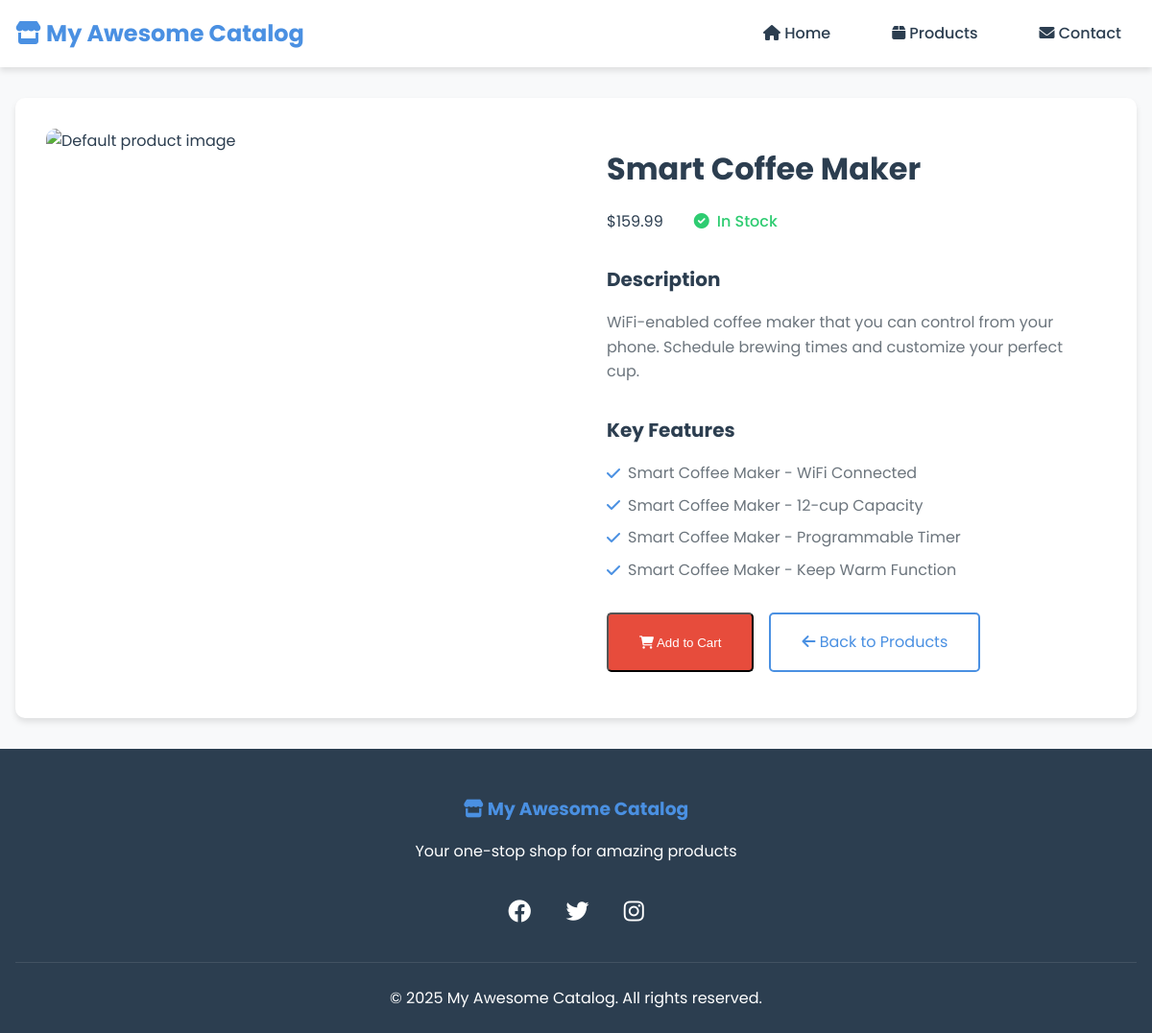
/product/5/, run on the app's committed database.
### catalog/models.py (models this page shows, shortened)
class Product(models.Model):
    name = models.CharField(max_length=200)
    description = models.TextField()
    price = models.DecimalField(max_digits=10, decimal_places=2, validators=[MinValueValidator(0)])
    image = models.ImageField(upload_to='products/', null=True, blank=True)
    in_stock = models.BooleanField(default=True)
    created_at = models.DateTimeField(auto_now_add=True)
    updated_at = models.DateTimeField(auto_now=True)
    category = models.CharField(max_length=100, choices=[
        ('electronics', 'Electronics'),
        ('clothing', 'Clothing'),
        ('books', 'Books'),
        ('home', 'Home & Living'),
        ('sports', 'Sports & Outdoors'),
    ])
    class Meta:
        ordering = ['-created_at']

class ProductFeature(models.Model):
    product = models.ForeignKey(Product, related_name='features', on_delete=models.CASCADE)
    feature = models.CharField(max_length=200)
    def __str__(self):
        return f"{self.product.name} - {self.feature}"

### catalog/views.py (the view)
# urls.py: path('product/<int:product_id>/', views.product_detail, name='product_detail'),
def product_detail(request, product_id):
    product = get_object_or_404(Product, id=product_id)
    related_products = Product.objects.filter(category=product.category).exclude(id=product_id)[:3]
    context = {
        'product': product,
        'related_products': related_products
    }
    return render(request, 'catalog/product_detail.html', context)

### catalog/templates/catalog/product_detail.html (shortened to what this page needs)
{% load static %}
<!DOCTYPE html>
<html lang="en">
<head>
    <link rel="stylesheet" href="https://cdnjs.cloudflare.com/ajax/libs/font-awesome/6.0.0/css/all.min.css">
    <link rel="stylesheet" type="text/css" href="{% static 'catalog/css/style.css' %}">
</head>
<body>
    <header class="header">
        <div class="header-content">
            <h1><i class="fas fa-store"></i> My Awesome Catalog</h1>
            <nav class="main-nav">
                <ul>
                    <li><a href="/"><i class="fas fa-home"></i> Home</a></li>
                    <li><a href="/product/"><i class="fas fa-box"></i> Products</a></li>
                    <li><a href="/contact/"><i class="fas fa-envelope"></i> Contact</a></li>
                </ul>
            </nav>
        </div>
    </header>
    <main class="container">
        <div class="product-detail">
            <div class="product-detail-image">
                {% if product.image %}
                <img src="{{ product.image.url }}" alt="{{ product.name }}">
                {% else %}
                <img src="{% static 'catalog/images/default-product.jpg' %}" alt="Default product image">
                {% endif %}
            </div>
            <div class="product-detail-info">
                <h2>{{ product.name }}</h2>
                <div class="product-meta">
                    <span class="price">${{ product.price }}</span>
                    <span class="stock {% if product.in_stock %}in-stock{% else %}out-of-stock{% endif %}">
                        <i class="fas {% if product.in_stock %}fa-check-circle{% else %}fa-times-circle{% endif %}"></i>
                        {% if product.in_stock %}In Stock{% else %}Out of Stock{% endif %}
                    </span>
                </div>
                <div class="product-description">
                    <h3>Description</h3>
                    <p>{{ product.description }}</p>
                </div>
                <div class="product-features">
                    <h3>Key Features</h3>
                    <ul>
                        {% for feature in product.features.all %}
                        <li><i class="fas fa-check"></i> {{ feature }}</li>
                        {% endfor %}
                    </ul>
                </div>
                <div class="product-actions">
                    {% if product.in_stock %}
                    <button class="cta-button"><i class="fas fa-shopping-cart"></i> Add to Cart</button>
                    {% endif %}
                    <a href="/product/" class="secondary-button"><i class="fas fa-arrow-left"></i> Back to Products</a>
                </div>
            </div>
        </div>
    </main>
    <footer class="footer">
        <div class="footer-content">
            <div class="footer-info">
                <h3><i class="fas fa-store"></i> My Awesome Catalog</h3>
                <p>Your one-stop shop for amazing products</p>
            </div>
            <div class="footer-social">
                <a href="#"><i class="fab fa-facebook"></i></a>
                <a href="#"><i class="fab fa-twitter"></i></a>
                <a href="#"><i class="fab fa-instagram"></i></a>
            </div>
            <div class="footer-bottom">
                <p>&copy; 2025 My Awesome Catalog. All rights reserved.</p>
            </div>
        </div>
    </footer>
</body>
</html>

### catalog/static/catalog/css/style.css (style rules this page uses)
:root { --primary-color: #4a90e2; --secondary-color: #2c3e50; --accent-color: #e74c3c; --background-color: #f8f9fa; --text-color: #2c3e50; --text-light: #6c757d; --white: #ffffff; --shadow: 0 4px 6px rgba(0, 0, 0, 0.1); --transition: all 0.3s ease; }
* { margin: 0; padding: 0; box-sizing: border-box; }
body { font-family: 'Poppins', sans-serif; line-height: 1.6; color: var(--text-color); background-color: var(--background-color); }
.header { background-color: var(--white); box-shadow: var(--shadow); position: sticky; top: 0; z-index: 1000; }
.header-content { max-width: 1200px; margin: 0 auto; padding: 1rem; display: flex; justify-content: space-between; align-items: center; }
.header h1 { font-size: 1.5rem; color: var(--primary-color); }
.main-nav ul { display: flex; gap: 2rem; list-style: none; }
.main-nav a { text-decoration: none; color: var(--text-color); font-weight: 500; padding: 0.5rem 1rem; border-radius: 4px; transition: var(--transition); }
.container { max-width: 1200px; margin: 2rem auto; padding: 0 1rem; }
.cta-button { display: inline-block; padding: 1rem 2rem; background-color: var(--accent-color); color: var(--white); text-decoration: none; border-radius: 5px; transition: var(--transition); }
.in-stock { color: #2ecc71; }
.footer { background-color: var(--secondary-color); color: var(--white); padding: 3rem 0 1.5rem; }
.footer-content { max-width: 1200px; margin: 0 auto; padding: 0 1rem; text-align: center; }
.footer-info { margin-bottom: 2rem; }
.footer-info h3 { color: var(--primary-color); margin-bottom: 1rem; }
.footer-social { margin-bottom: 2rem; }
.footer-social a { color: var(--white); font-size: 1.5rem; margin: 0 1rem; transition: var(--transition); }
.footer-bottom { padding-top: 1.5rem; border-top: 1px solid rgba(255, 255, 255, 0.1); }
.product-detail { display: grid; grid-template-columns: 1fr 1fr; gap: 2rem; background: var(--white); border-radius: 10px; box-shadow: var(--shadow); overflow: hidden; padding: 2rem; }
.product-detail-image { position: relative; border-radius: 10px; overflow: hidden; }
.product-detail-image img { width: 100%; height: 100%; object-fit: cover; transition: var(--transition); }
.product-detail-info { padding: 1rem; }
.product-detail-info h2 { font-size: 2rem; color: var(--secondary-color); margin-bottom: 1rem; }
.product-meta { display: flex; align-items: center; gap: 2rem; margin-bottom: 2rem; }
.stock { display: flex; align-items: center; gap: 0.5rem; font-weight: 500; }
.product-description { margin-bottom: 2rem; }
.product-description h3 { font-size: 1.25rem; color: var(--secondary-color); margin-bottom: 1rem; }
.product-description p { color: var(--text-light); line-height: 1.6; }
.product-features { margin-bottom: 2rem; }
.product-features h3 { font-size: 1.25rem; color: var(--secondary-color); margin-bottom: 1rem; }
.product-features ul { list-style: none; padding: 0; }
.product-features li { display: flex; align-items: center; gap: 0.5rem; color: var(--text-light); margin-bottom: 0.5rem; }
.product-features i { color: var(--primary-color); }
.product-actions { display: flex; gap: 1rem; }
.secondary-button { display: inline-block; padding: 1rem 2rem; background-color: transparent; color: var(--primary-color); text-decoration: none; border: 2px solid var(--primary-color); border-radius: 5px; transition: var(--transition); }

### data on the page
Product: name "Smart Coffee Maker", price "159.99", description "WiFi-enabled coffee maker that you can control from your phone. Schedule brewing times and customize your perfect cup."
ProductFeature: product+feature "Smart Coffee Maker - WiFi Connected"
ProductFeature: product+feature "Smart Coffee Maker - 12-cup Capacity"
ProductFeature: product+feature "Smart Coffee Maker - Programmable Timer"
ProductFeature: product+feature "Smart Coffee Maker - Keep Warm Function"
